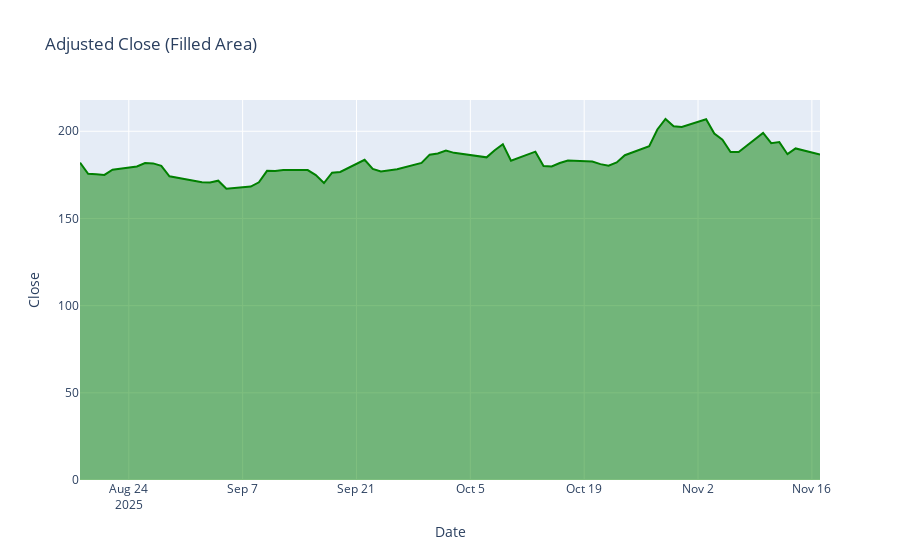

Notebook code cell kept with this figure:
### Code cell
# Create and display an interactive filled area plot of NVDA's Adjusted Close Prices
area_filled = px.area(stock_data, x=stock_data.index, y=price_col, 
              title='Adjusted Close (Filled Area)', 
              color_discrete_sequence=['green'])
area_filled.show()
